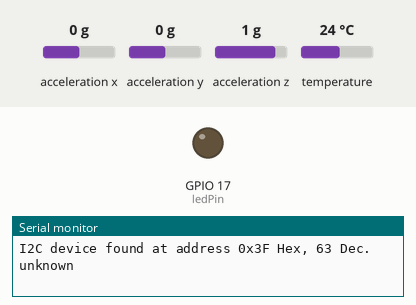
Bench run of a sketch on a simulated ESP32. Shown: output pins drawn as LEDs (lit = HIGH), the last lines printed to the serial monitor. The test bench sets the inputs (shaded band); at power-on: acceleration x 0 g, acceleration y 0 g, acceleration z 1 g, temperature 24 °C. EEPROM starts erased; raw I2C reads return 0.

Above: at 12.9 s.
At 30.6 s:
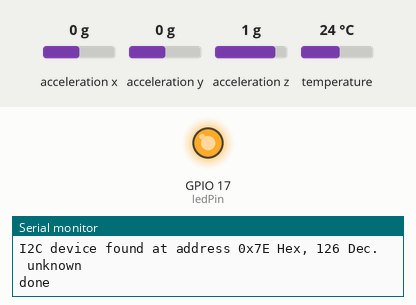
Timing chart, 0 to 46.2 s (numbered marks = the images above):
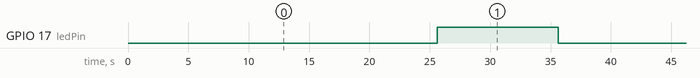

The sketch:

I2C_Scanner.ino
```cpp
#include <Arduino.h>

/* --------------------------------------
// i2c_scanner
//
// Version 1
//    This program (or code that looks like it)
//    Can be found in many places.
//    For example on the Arduino.cc forum.
//    The original author is not know.
// Version 2, Juni 2012, Using Arduino 1.0.1
//     Adapted to be as simple as possible by Arduino.cc user Krodal
// Version 3, Feb 26  2013
//    V3 by louarnold
// Version 4, March 3, 2013, Using Arduino 1.0.3
//    by Arduino.cc user Krodal.
//    Changes by louarnold removed.
//    Scanning addresses changed from 0...127 to 1...119,
//    according to the i2c scanner by Nick Gammon
//    http://www.gammon.com.au/forum/?id=10896
// Version 5, March 28, 2013
//    As version 4, but address scans now to 127.
//    A sensor seems to use address 120.
// Version 6, November 27, 2015.
//    Added waiting for the Leonardo serial communication.
//
//
// Version 7, september 17, 2021.
//    Added more waiting for serial communication to let ESP8266 and ESP32 settle.
//    Added chip recognize prosesses. Chips that now is identified:
//	    - BMP085 or BMP180
//      - BMP280
//      - BME280
//      - BME680
//      - CSS811 or AMS IAQ-CORE
//      - HDC1000
//      - HDC1050
//      - MPU9250 or MPU6050
//      - SHT30
//      - SGP30
//	    - VEML60xx
//	    - SI1145
//	    - VL53Lxx
//	    - AS3935
//	    - BH1750
//	    - PCF8574
//	    - OLED display
//
//  Version 7.1 February 14 2022
//	    - DS2482 I2C to 1-Wire bridge
//	    - MS5837 temperature and pressure sensor
//	    - AHTxx sensor family
//	    - LC709203 sensor
//	    - MAX17043 fuel gauge (lipo battery monitor)
//
//  Version 7.2 December 11 2022
//	    - ENS160 Air Quality Sensor
//      - LM75
//      - MAX30100
//
//  Version 7.3 January 31 2023
//      - FT24C256A  (Two-Wire Serial EEPROM)
//      - APDS-9930
//      - MPL3115A2
//      - MLX90614  (not realy I2C, but SMBUS)
//      - BMP388
//      - MB85RC256
//      - ENS160
//      -
//      -
//      -
//
// This sketch tests the standard 7-bit addresses
// Devices with higher bit address might not be seen properly.
*/

#define VERSION 7.3

#include <Wire.h>

//#define SDA_pin 4								//esp8266 GPIO4 - D2 | esp32 GPIO21
//#define SCL_pin 5								//esp8266 GPIO5 - D1 | esp32 GPIO22

#define SDA_pin 21								//esp8266 GPIO4 - D2 | esp32 GPIO21
#define SCL_pin 22								//esp8266 GPIO5 - D1 | esp32 GPIO22

#define BOSCH_REG_CHIPID              0xD0
#define BOSCH_388_CHIPID              0x00
#define CCS811_HW_ID                  0x81
#define HDC1000_Device_ID             0x1000
#define HDC10xx_Device_ID             0x1050
#define VEML6075_Device_ID            0x0026
#define ENS160_Device_ID              0x0160

#define CCS811_HW_ID_REG              0x20
#define HDC10xx_MANUFACTURER_ID_REG   0xFE
#define HDC10xx_Device_ID_REG         0xFF
#define VEML6075_Device_ID_REG        0x0C
#define ENS160_Device_ID_REG          0x00

// if no serial port then use led to indicate I2C presense
const int ledPin =  17;								//LED_BUILTIN;


uint8_t scanAddress = 0;


uint8_t  Read8(uint8_t reg, uint8_t _devAddr)
{
  Wire.beginTransmission(_devAddr);
  Wire.write(reg);
  Wire.endTransmission();

  Wire.requestFrom(_devAddr, 1);
  uint32_t timeout = millis() + 500;       					// Don't hang here for more than 300ms
  while (Wire.available() < 1) {
      if ((millis() - timeout) > 0) {
          return 0;
      }
  }
  return Wire.read();
}

uint16_t Read16(uint8_t reg, uint8_t _devAddr, bool littleEndian = false)
{
  uint8_t msb, lsb;

  Wire.beginTransmission(_devAddr);
  Wire.write(reg);
  Wire.endTransmission();

  Wire.requestFrom(_devAddr, 2);
  uint32_t timeout = millis() + 500;       					// Don't hang here for more than 300ms
  while (Wire.available() < 2) {
      if ((millis() - timeout) > 0) {
        Serial.println("no id");
          return 0;
      }
  }
  msb = Wire.read();
  lsb = Wire.read();
  if (!littleEndian){
    return (uint16_t) msb<<8 | lsb;
  }
  return (uint16_t) lsb<<8 | msb;
}


String deviceChip(uint8_t address){

  if(address >= 0x70 && address <= 0x77){                                                                      // 0x70 - 0x77    TCA9548
    if(address == 0x76 || address == 0x77){					// possible bosch sensor
      uint8_t chip_id = Read8(BOSCH_REG_CHIPID, address);                                                      // get chip ID
      //Serial.print("\nChip ID: ");
      //Serial.println(chip_id, HEX);
      if(chip_id == 0x55){ return "\n\t- BMP085 or BMP180"; }                                                  // 0x77          BMP180    chip ID 0x55
      if(chip_id == 0x58){ return "\n\t- BMP280"; }                                                            // 0x76 / 0x77   BMP280    chip ID 0x58
      if(chip_id == 0x56 || chip_id == 0x57){                                                                  // 0x76 / 0x77   BMP280    chip ID 0x56 or 0x57 (Sample)
        return "\n\t- BMP280 (Sample)";
      }
      if(chip_id == 0x60){ return "\n\t- BME280"; }                                                            // 0x76 / 0x77   BME280    chip ID 0x60
      if(chip_id == 0x61){ return "\n\t- BME680"; }                                                            // 0x76 / 0x77   BME680    chip ID 0x61
      // ---- get new ID from register 0x00 ----
      chip_id = Read8(BOSCH_REG_CHIPID, address);                                                              // get new chip ID
      if(chip_id == 0x50){ return "\n\t- BMP388"; }                                                            // 0x76 / 0x77   BMP388    chip ID 0x50 in reg 0x00

      else { return "\n\t- MS5611, MS5837 or TCA9548"; }                                                       // 0x76 / 0x77   MS5611    0x70 - 0x77    TCA9548
    }
    else { return "\n\t- Most likely TCA9548"; }                                                               // 0x70 - 0x77    TCA9548
  }

  if(address == 0x5A || address == 0x5B){                                                                      // CCS811 air quality from Sciosense
    uint8_t chip_id = Read8(CCS811_HW_ID_REG, address);                                                        // get chip ID
    //Serial.print("\nChip ID: ");
    //Serial.println(chip_id, HEX);
    if(chip_id == CCS811_HW_ID){ return "\n\t- CCS811"; }                                                      // CCS811    chip ID 0x81
    else{ return "\n\t- MLX90614 Infra Red Thermometer"; }                                                     // 0x5A          MLX90614"; }
  }


  if(address >= 0x40 && address <= 0x43){                                                                      // possible HDC1000 or SHT2x
    uint16_t chip_id = Read16(HDC10xx_Device_ID_REG, address);                                                     // get chip ID
    //Serial.print("\nChip ID: ");
    //Serial.println(chip_id, HEX);
    if(chip_id == HDC10xx_Device_ID){ return "\n\t- HDC1050 or HDC1080"; }                                     // 0x40          HDC1080   chip ID 0x1050
    if(chip_id == HDC1000_Device_ID){ return "\n\t- HDC1000"; }                                                // 0x40 - 0x43   HDC1000   chip ID 0x1000
    else{ return "\n\t- maybe SHT2x"; }                                                                        // 0x40 and no ID for HDC10x0   SHT2x
  }

  if(address >= 0x52 && address <= 0x53){                                                                      // 0x52 / 0x53   ENS160  ADDR = 1->0x53  CS = 1 -> I2C or 0x53   ADXL345
    uint16_t chip_id = Read16(ENS160_Device_ID_REG, address, true);                                            // get chip ID
    //Serial.print("\nChip ID: ");
    //Serial.println(chip_id, HEX);
    if(chip_id == ENS160_Device_ID){ return "\n\t- ENS160 Multi-Gas Sensor\n\t"; }                             // 0x52 / 0x53   ENS160
    else{ return "\n\t- xx24Cxxx Two-Wire Serial EEPROM\n\t- or ADXL345 Digital Accelerometer\n\t"; }          // 0x53   ADXL345
  }

  if(address >= 0x01 && address <= 0x03){ return "\n\t- AS3935"; }                                             // 0x01 - 0x03   AS3935    default 0x03
  if(address == 0x0B){ return "\n\t- LC709203 Fuel Gauge for single lithium battery"; }                        // 0x0B          LC709203
  if(address == 0x10){ return "\n\t- VEML60xx"; }                                                              // VEML60xx Sensors from Vishay
  if(address >= 0x18 && address <= 0x21){ return "\n\t- DS2482\n\t- Can be PCF8574 8-Bit I/O Expander"; }      // 0x18 / 0x21   DS2482
  if(address == 0x23){ return "\n\t- BH1750 Ambient Light Sensor\n\t- Can be PCF8574 8-Bit I/O Expander"; }    // 0x23          BH1750 OR PCF8574
  if(address >= 0x20 && address <= 0x27){ return "\n\t- PCF8574 8-Bit I/O Expander"; }                         // 0x27          PCF8574
  if(address == 0x29){ return "\n\t- VL53Lxx"; }                                                               // 0x29          VL53Lxx
  if(address == 0x32){ return "\n\t- MAX17043 Fuel gauge"; }                  	                               // 0x32          MAX17043
  if(address == 0x32){ return "\n\t- APDS9930 Digital Proximity and Ambient Light Sensor"; }                   // 0x39          APDS-9930
  if(address == 0x38){ return "\n\t- Most likely AHTxx"; }                                                     // 0x38 AHT10 AHT20 AHT21
  if(address == 0x39){ return "\n\t- Most likely AHT10\n\t- Can be APDS-9930"; }                               // 0x39 AHT10 OR APDS-9930
  if(address == 0x3C){ return "\n\t- Most likely OLED display"; }                                              // 0x3C          OLED display
  if(address == 0x44){ return "\n\t- SHT3x"; }                                                                 // 0x44          SHT3x
  if(address == 0x48){ return "\n\t- CJMCU LM75"; }                                                            // CJMCU LM75
  if(address == 0x50 || address == 0x51){ return "\n\t- FT24C256 Serial EEPROM"; }                             // 0x50 / 0x51   FT24C256    0x50 -> 0x57
  /*
  if(address == 0x52){                                                                                         // 0x52 / 0x53   ENS160  ADDR = 1->0x53  CS = 1 -> I2C
    return "\n\t- ENS160 Multi-Gas Sensor\n\t- Can be xx24Cxxx Two-Wire Serial EEPROM\n\t- or ADXL345 Digital Accelerometer\n\t"; }
  if(address == 0x53){                                                                                         // 0x53   ADXL345
    return "\n\t- ADXL345 Digital Accelerometer\n\t- Can be xx24Cxxx Two-Wire Serial EEPROM\n\t- or ENS160 Multi-Gas Sensor\n\t"; }
  */
  if(address >= 0x54 && address <= 0x57){ return "\n\t- FT24C256 Serial EEPROM"; }                             // 0x54 / 0x57   FT24C256    0x50 -> 0x57
  if(address == 0x57){ return "\n\t- MAX30100 Pulse Oximeter and Heart-Rate Sensor"; }                         // MAX30100
  if(address == 0x58){ return "\n\t- SGP30 Multi-gas (VOC and CO₂eq) sensor"; }                                // 0x58          SGP30
  if(address == 0x5c){ return "\n\t- BH1750 Ambient Light Sensor"; }                                           // 0x23 / 0x5C   BH1750    ADDR=1->0x5C
  if(address == 0x60){ return "\n\t- SI1145, SI5351\n\t- Can be MPL3115A2 precision pressure sensor"; }        // 0x60          SI1145, SI5351 or MPL3115A2
  if(address == 0x68 || address == 0x69){ return "\n\t- MPU9250 or MPU6050 Motion Tracking device"; }          // 0x68 / 0x69   MPU9250
  if(address == 0x7C){ return "\n\t- MB85RC256 FRAM "; }                                                       // 0x7C          MB85RC256 FRAM

  return "unknown";
}


void blinkNow(){
  digitalWrite(ledPin, LOW);
  delay(200);
  digitalWrite(ledPin, HIGH);
}

void setup()
{
  Wire.begin();
  //Wire.begin(SDA_pin, SCL_pin);

  Serial.begin(115200);
  while (!Serial);
  delay(300);
  Serial.print("\nI2C Scanner veriaon: ");
  Serial.println(VERSION);
  pinMode(ledPin, OUTPUT);
  digitalWrite(ledPin, HIGH);
}


void loop()
{
  byte error;
  int nDevices;

  Serial.println("Scanning...");

  nDevices = 0;
  for(scanAddress = 1; scanAddress < 127; scanAddress++ )
  {
    // The i2c_scanner uses the return value of
    // the Write.endTransmisstion to see if
    // a device did acknowledge to the address.
    Wire.beginTransmission(scanAddress);
    error = Wire.endTransmission();

    if (error == 0)
    {
      Serial.print("I2C device found at address 0x");
      if (scanAddress<16)
        Serial.print("0");
      Serial.print(scanAddress,HEX);
      Serial.print(" Hex, ");
      Serial.print(scanAddress);
      Serial.print(" Dec.\t");
      Serial.println(deviceChip(scanAddress));
      nDevices++;
      blinkNow();
    }
    else if (error==4)
    {
      Serial.print("Unknow error at address 0x");
      if (scanAddress<16)
        Serial.print("0");
      Serial.println(scanAddress,HEX);
    }
  }
  if (nDevices == 0)
    Serial.println("No I2C devices found\n");
  else
    Serial.println("done\n");

  delay(10000);									// wait 5 seconds for next scan
}
```

Measured:
- by itself, GPIO 17 (ledPin): alternates HIGH for 10.0 s and LOW for 25.3 s
